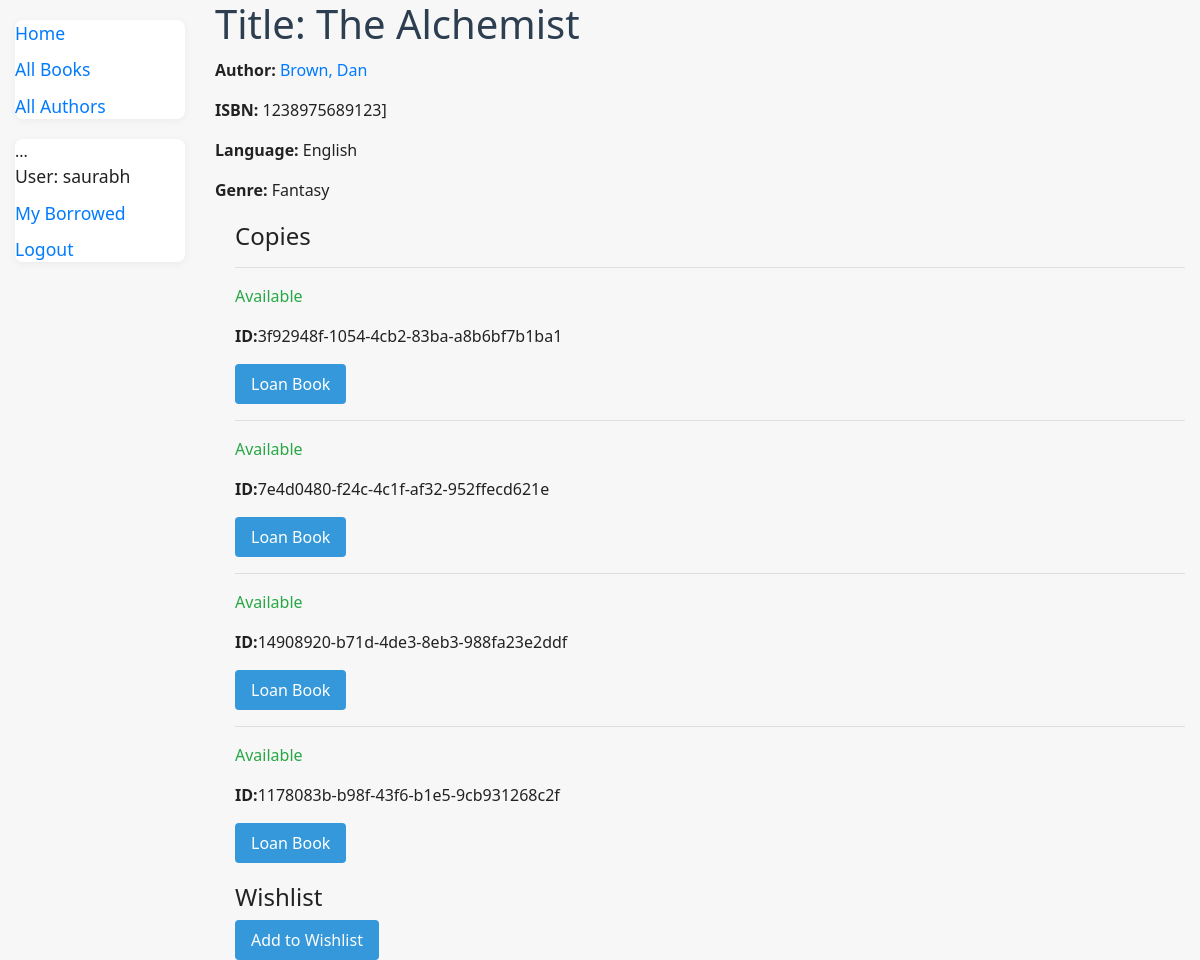
/catalog/book/2 (signed in), run on the app's committed database.
### catalog/models.py (models this page shows, shortened)
class Book(models.Model):
    title = models.CharField(max_length=200)
    author = models.ForeignKey('Author', on_delete=models.SET_NULL, null=True)
    summary = models.TextField(max_length=1000, help_text='Enter a brief summary of the book')
    isbn = models.CharField('ISBN', max_length=13, help_text='13 character ISBN Number')
    genre = models.ManyToManyField(Genre, help_text='Select a Genre for this book')
    language = models.ForeignKey('Language', help_text='Select the language of the book', on_delete=models.SET_NULL, null=True)
    def display_genre(self):
        """
        Create a string for the genre
        :return:
        """
        return ', '.join(genre.name for genre in self.genre.all()[:3])
    display_genre.short_description = 'Genre'

class Author(models.Model):
    first_name = models.CharField(max_length=100)
    last_name = models.CharField(max_length=100)
    date_of_birth = models.DateField(null = True, blank= True)
    date_of_death = models.DateField('Died', null = True, blank= True)
    class Meta:
        ordering = ['last_name', 'first_name']
    def __str__(self):
        return f'{self.last_name}, {self.first_name}'

class Language(models.Model):
    name = models.CharField(max_length=200, help_text='Enter a book language \
                            (e.g. English)'
                            )
    def __str__(self):
        return self.name

class Genre(models.Model):
    name = models.CharField(max_length=200, help_text='Enter a book genre \
                            (e.g. Thriller)'
                            )
    def __str__(self):
        return self.name

class BookInstance(models.Model):
    id = models.UUIDField(primary_key=True, default=uuid.uuid4, help_text='Unique ID for this book')
    book = models.ForeignKey('Book', on_delete=models.SET_NULL, null=True)
    imprint = models.CharField(max_length = 200)
    due_back = models.DateField(null=True, blank = True, help_text = "Due date of returning the book")
    LOAN_STATUS = (
        ('m', 'Maintenance'),
        ('o', 'On Loan'),
        ('a', 'Available'),
        ('r', 'Reserved'),
    )
    status = models.CharField(max_length=1, choices=LOAN_STATUS, blank=True, default='m',
                              help_text='Book Availability')
    borrower = models.ForeignKey(User, on_delete=models.SET_NULL, null=True, blank=True)
    class Meta:
        ordering = ['due_back']
        permissions = (("can_mark_returned", "Set book as returned"),)

### catalog/views.py (the view)
# urls.py: path('book/<int:pk>', views.BookDetailView.as_view(), name = 'book-detail'),
class BookDetailView(LoginRequiredMixin, generic.DetailView):
    model = Book
    def get_context_data(self, **kwargs):
        context = super().get_context_data(**kwargs)
        user = self.request.user
        book = self.object
        context['in_wishlist'] = False
        if user.is_authenticated:
            context['in_wishlist'] = book.wishlist_set.filter(user=user).exists()
        return context

### catalog/templates/catalog/book_detail.html (shortened to what this page needs)
{% extends "base_generic.html" %}
{% block content %}
<h1>Title: {{ book.title }}</h1>
    <p><strong>Author: </strong> <a href="#"> {{ book.author }}</a> </p>
    <p><strong>ISBN: </strong> {{ book.isbn }}] </p>
    <p><strong>Language: </strong>  {{ book.language }} </p>
    <p><strong>Genre: </strong> {% for genre in book.genre.all %}
    {{ genre }}{% if not forloop.last %}, {% endif %} {% endfor %}</p>
    <div style="margin-left: 20px; margin-top: 20px">
    <h4>Copies</h4>
    {% for copy in book.bookinstance_set.all %}
    <hr>
    <p class="{% if copy.status == 'a' %}text-success {% elif copy.status == 'm' %}text-danger{% else %} text-warning{% endif %}">
        {{ copy.get_status_display }}
    </p>
    <p><strong>ID:</strong>{{ copy.id }}</p>
    {% if copy.status == 'a' %}
        <form method="post" action="{% url 'loan-book' copy.id %}" style="display:inline;">
            <button type="submit" class="search-btn">Loan Book</button>
        </form>
    {% elif copy.status == 'o' and copy.borrower == user %}
        <form method="post" action="{% url 'return-book' copy.id %}" style="display:inline;">
            {% csrf_token %}
            <button type="submit" class="search-btn">Return Book</button>
        </form>
    {% endif %}
    {% endfor %}
    </div>
    <div style="margin-left: 20px; margin-top: 20px">
    <h4>Wishlist</h4>
    {% if user.is_authenticated %}
        {% if in_wishlist %}
            <form method="post" action="{% url 'remove-from-wishlist' book.pk %}" style="display:inline;">
                {% csrf_token %}
                <button type="submit" class="search-btn">Remove from Wishlist</button>
            </form>
        {% else %}
            <form method="post" action="{% url 'add-to-wishlist' book.pk %}" style="display:inline;">
                <button type="submit" class="search-btn">Add to Wishlist</button>
            </form>
        {% endif %}
    {% endif %}
    </div>
{% endblock %}

### catalog/templates/base_generic.html (shortened to what this page needs)
<!DOCTYPE html>
<html lang="en">
<head>
    <link rel="stylesheet" href="https://maxcdn.bootstrapcdn.com/bootstrap/4.3.1/css/bootstrap.min.css">
     {% load static %}
    <link rel="stylesheet" href="{% static 'css/styles.css' %}">
</head>
<body>
    <div class="container-fluid">
        <div class="row">
            <div class="col-sm-2">
                {% block sidebar %}
                    <ul class="sidebar-nav">
                    <li><a href="{% url 'index' %}">Home</a> </li>
                    <li><a href="{% url 'books' %}">All Books</a> </li>
                    <li><a href="#">All Authors</a> </li>
                    </ul>
                    <ul class="sidebar-nav">
                         ...
                   {% if user.is_authenticated %}
                     <li>User: {{ user.get_username }}</li>
                        <li><a href="{% url 'my-borrowed' %}">My Borrowed</a></li>
                     <li><a href="{% url 'logout'%}?next={{request.path}}">Logout</a></li>
                   {% else %}
                     <li><a href="{% url 'login'%}?next={{request.path}}">Login</a></li>
                   {% endif %}
                  </ul>
                {% endblock %}
            </div>
        <div class="col-sm-10">{%  block content %} {% endblock %}
        </div>
        </div>
    </div>
</body>
</html>

### catalog/static/css/styles.css (style rules this page uses)
body { font-family: 'Segoe UI', Arial, sans-serif; background: #f7f7f7; color: #222; margin: 0; padding: 0; }
h1, h2 { color: #2c3e50; margin-bottom: 10px; }
ul { background: #fff; border-radius: 8px; box-shadow: 0 2px 8px rgba(0,0,0,0.05); padding: 20px; margin: 20px 0; }
li { margin-bottom: 10px; font-size: 1.1em; }
.search-btn { background: #3498db; color: #fff; border: none; border-radius: 4px; padding: 8px 16px; font-size: 1em; cursor: pointer; transition: background 0.2s; }
.sidebar-nav { margin-top: 20px; padding: 0; list-style: none; }

### data on the page
Book: author "Brown, Dan", isbn "1238975689123", language "English"
Genre: name "Fantasy"
BookInstance: status "Available", id "3f92948f-1054-4cb2-83ba-a8b6bf7b1ba1", shows "Loan Book"
BookInstance: status "Available", id "7e4d0480-f24c-4c1f-af32-952ffecd621e", shows "Loan Book"
BookInstance: status "Available", id "14908920-b71d-4de3-8eb3-988fa23e2ddf", shows "Loan Book"
BookInstance: status "Available", id "1178083b-b98f-43f6-b1e5-9cb931268c2f", shows "Loan Book"

### other printed values
{{ user.get_username }} "saurabh"
